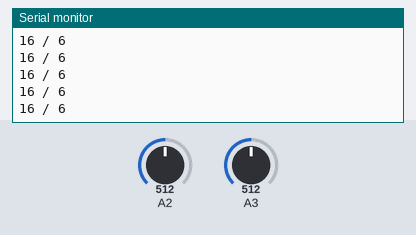
Simulated run of this sketch. Board: Arduino Uno, built with avr-gcc and run on an emulated ATmega328P. Parts: the last lines printed to the serial monitor. The inputs (shaded band) are chosen by the test bench; at power-on: A2 = 512, A3 = 512.

Above: at 1.2 s.
1.3 s: A2 set to 716
At 1.68 s:
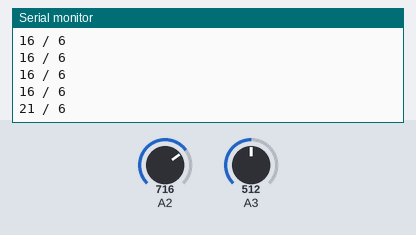
2.8 s: A3 set to 716
At 2.94 s:
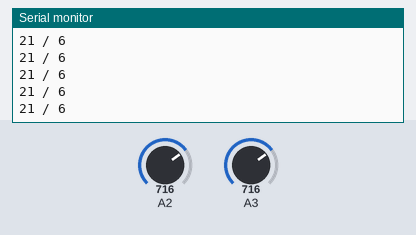
4.3 s: A2 set to 900
At 4.44 s:
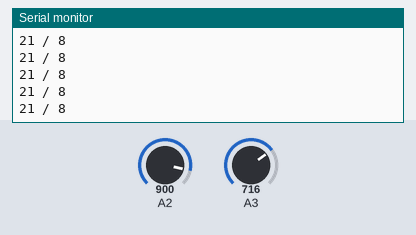
5.8 s: A3 set to 900
At 5.94 s:
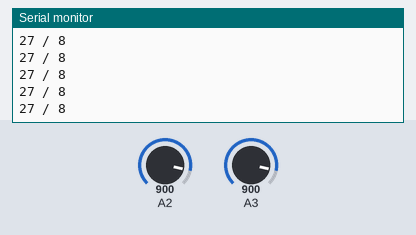
Timing chart, 0 to 8.3 s (numbered marks = the images above; inputs shaded):
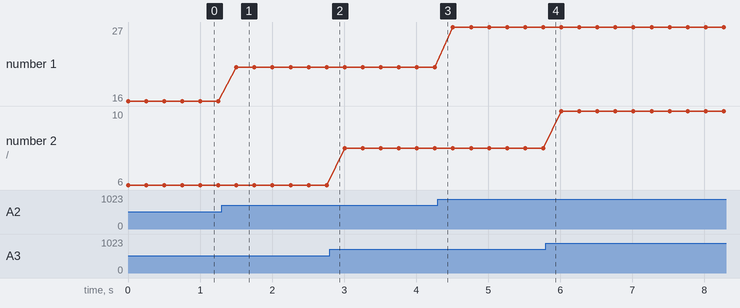

Measured:
- after the input at 1.3 s, the serial monitor: prints a new line after 0.20 s (image 1)
- plotted number 1: 16 → 21 after the input at 1.3 s, 21 → 27 after the input at 4.3 s
- plotted number 2: 6 → 8 after the input at 2.8 s, 8 → 10 after the input at 5.8 s

The sketch:

potar-to-day-month.ino
```cpp
/**************************************************************************/
/*!
    @file     potar-to-day-month
    @author   Martin CORNU
	  @date	    15/04/21

This program read an analog value from two potentiometers and them to dd/mm date.
*/
/**************************************************************************/

 #define DEBUG

#define POTAR_DAY_PIN (uint8_t) 2    // select the input pin for the potentiometer controlling the days
#define POTAR_MONTH_PIN (uint8_t) 3    // select the input pin for the potentiometer controlling the months

void setup() {
#ifdef DEBUG
  Serial.begin(9600);
#endif
}

void loop() {
  uint16_t potDay = 0;
  uint8_t day = 0;

  uint16_t potMonth = 0;
  uint8_t month = 0;

  potDay = analogRead(POTAR_DAY_PIN);
  potMonth = analogRead(POTAR_MONTH_PIN);

  day = map(potDay, 0, 1023, 1, 31); // map analog value to 31 days
  month = map(potMonth, 0, 1023, 1, 12); // map analog value to 12 months

  #ifdef DEBUG
	  Serial.print(day, DEC);Serial.print(" / ");Serial.println(month, DEC);
    delay(250);
  #endif
}
```
